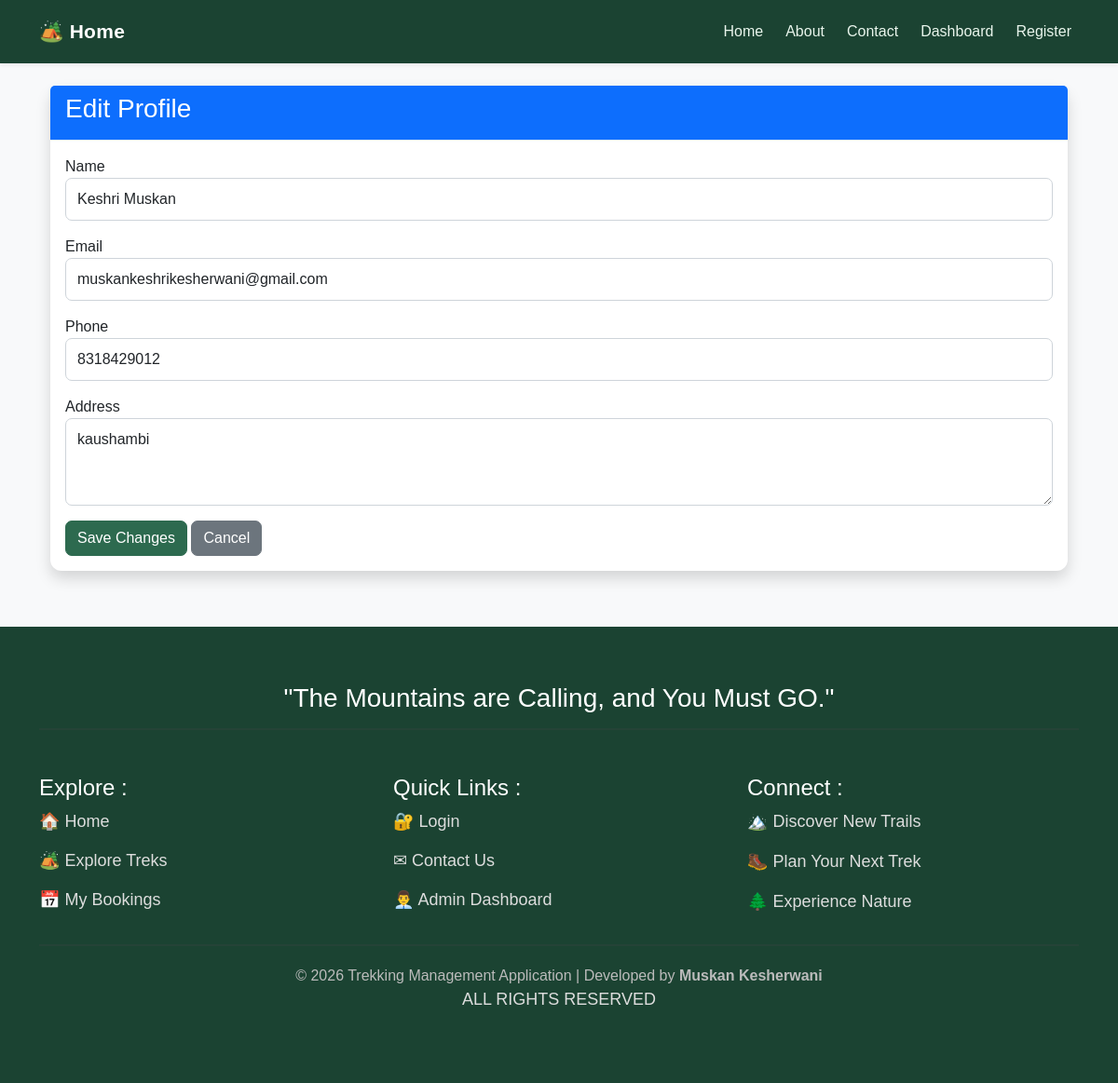
The page /user/profile/edit (signed in) on the database as committed earlier.
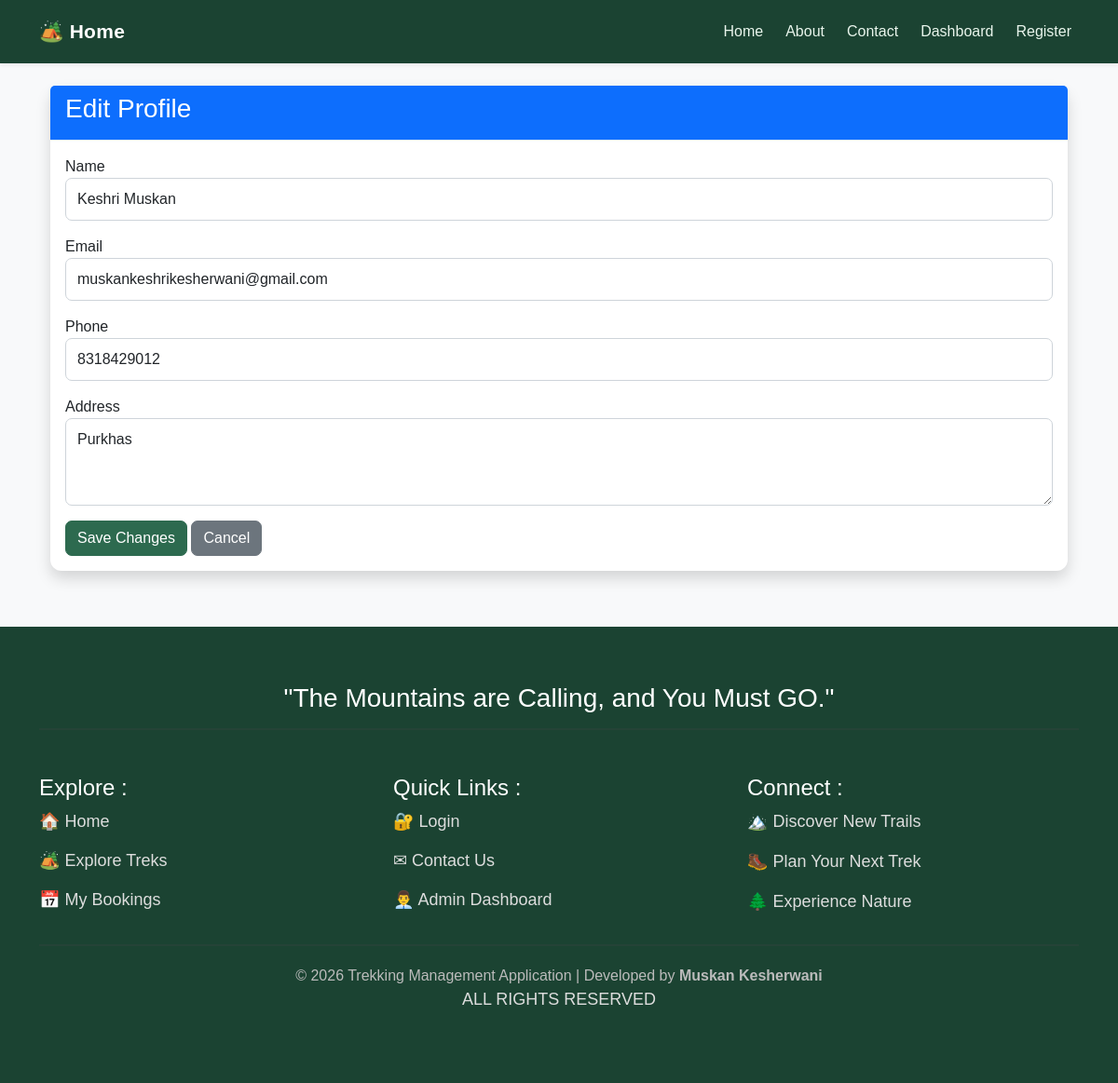
The same page on the database as committed later.
### tables this page shows
CREATE TABLE user (
    id INTEGER PRIMARY KEY AUTOINCREMENT,
    name TEXT NOT NULL,
    email TEXT UNIQUE NOT NULL,
    password TEXT NOT NULL,
    phone TEXT,
    address TEXT,
    status TEXT DEFAULT 'Active'
);

### app.py (the view, shortened to what this page needs)
@app.route("/user/profile/edit", methods=["GET", "POST"])
@user_required
def edit_user_profile():
    user_id = session.get("user_id")
    if not user_id:
        return redirect("/login")
    connection = sqlite3.connect("trekking.db")
    cursor = connection.cursor()
    cursor.execute("""
        SELECT *
        FROM user
        WHERE id = ?
    """, (user_id,))
    user = cursor.fetchone()
    connection.close()
    return render_template(
        "user_edit_profile.html",
        user=user
    )

### app.py (called while the page is built)
def user_required(f):
    @wraps(f)
    def decorated_function(*args, **kwargs):
        if session.get("role") != "user":
            return redirect("/login")
        return f(*args, **kwargs)
    return decorated_function

### templates/user_edit_profile.html (shortened to what this page needs)
<!DOCTYPE html>
<html lang="en">
<head>
</head>
<body>
    {% extends "base.html" %}
    {% block content %}
    <div class="container mt-4">
        <div class="card shadow">
            <div class="card-header bg-primary text-white">
                <h3>Edit Profile</h3>
            </div>
            <div class="card-body">
                <form method="POST">
                    <div class="mb-3">
                        <label>Name</label>
                        <input type="text" name="name" class="form-control" value="{{ user[1] }}" required>
                    </div>
                    <div class="mb-3">
                        <label>Email</label>
                        <input type="email" name="email" class="form-control" value="{{ user[2] }}" required>
                    </div>
                    <div class="mb-3">
                        <label>Phone</label>
                        <input type="text" name="phone" class="form-control" value="{{ user[4] }}" required>
                    </div>
                    <div class="mb-3">
                        <label>Address</label>
                        <textarea name="address" class="form-control" rows="3" required>{{ user[5] }}</textarea>
                    </div>
                    <button class="btn btn-success">
                        Save Changes
                    </button>
                    <a href="/user/profile" class="btn btn-secondary">
                        Cancel
                    </a>
                </form>
            </div>
        </div>
    </div>
    {% endblock %}

Rows that differ between the two databases and show on the page:
changed user "Keshri Muskan": address "kaushambi" → "Purkhas"
